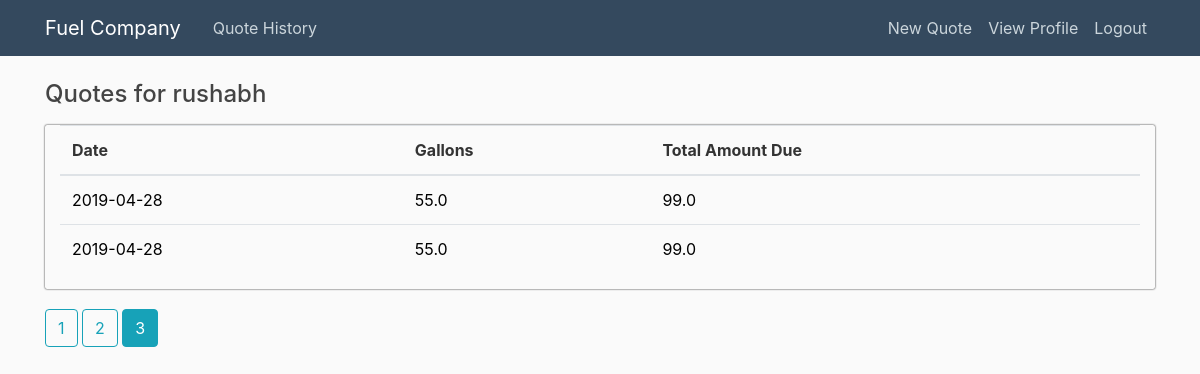
/history?username=rushabh&page=3 (signed in), run on the app's committed database.
### app/models.py (models this page shows, shortened)
class User(db.Model, UserMixin):
    id = db.Column(db.Integer, primary_key=True)
    username = db.Column(db.String(20), unique=True, nullable=False)
    email = db.Column(db.String(120), unique=True, nullable=False)
    password = db.Column(db.String(60), nullable=False)
    quotes = db.relationship('Quote', backref='author', lazy=True)
    user_profile = db.relationship('UserProfile', backref='author', lazy=True, uselist=False)

class Quote(db.Model):
    id = db.Column(db.Integer, primary_key=True)
    gallons_requested = db.Column(db.Float(), nullable=False)
    date_requested = db.Column(db.Text(), nullable=False, default=datetime.utcnow)
    delivery_address = db.Column(db.String(120), nullable=False)
    suggested_price = db.Column(db.Float(), nullable=True)
    total_amount_due = db.Column(db.Float(), nullable=True)
    user_id = db.Column(db.Integer, db.ForeignKey('user.id'), nullable=False)

### app/users/routes.py (the view)
@users.route('/history')
@login_required
def history():
        page = request.args.get('page', 1, type=int)
        user = User.query.filter_by(username=current_user.username).first_or_404()
        quotes = Quote.query.filter_by(author=user).paginate(page=page, per_page=5)
        return render_template('history.html', quotes=quotes, user=user)

### app/models.py (called while the page is built)
@login_manager.user_loader
def load_user(user_id):
    return User.query.get(int(user_id))

### app/templates/history.html
{% extends "history_layout.html" %}
{% block content %}
<h4 class="mb-3">Quotes for {{ user.username }}</h4>
  <div  class="table-responsive col-md-12" style="border-radius:2px; box-shadow: 0 0 2px black;">
    <table class=" table table-hover">
      <thead>
        <tr>
          <th>Date</th>
          <th>Gallons</th>
          <th>Total Amount Due</th>
        </tr>
      </thead>
      <tbody>
        {% for quote in quotes.items %}
        <tr>
          <td class="quote_table"><a  href="{{ url_for('quotes.quote', quote_id=quote.id) }}">{{ quote.date_requested}}</a></td>
          <td class="quote_table"><a  href="{{ url_for('quotes.quote', quote_id=quote.id) }}">{{ quote.gallons_requested}}</a></td>
          <td class="quote_table"><a  href="{{ url_for('quotes.quote', quote_id=quote.id) }}">{{ quote.total_amount_due}}</a></td>
        </tr>
        {% endfor %}
      </tbody>
    </table>
  </div>
  <div style="padding-top: 20px;">
    {% for page_num in quotes.iter_pages(left_edge=1, right_edge=1, left_current=1, right_current=2) %}
    {% if page_num %}
    {% if quotes.page==page_num %}
    <a class="btn btn-info mb-4" href="{{url_for('users.history',username=user.username,page=page_num) }}">{{ page_num
        }}</a>
    {% else %}
    <a class="btn btn-outline-info mb-4" href="{{url_for('users.history',username=user.username,page=page_num) }}">{{
        page_num
        }}</a>
    {% endif %}
    {% else %}
    ...
    {% endif %}
    {% endfor %}
</div>
{% endblock content %}

### app/static/main.css (style rules this page uses)
body { background: #fafafa; color: #333333; margin-top: 5rem; }
h1, h2, h3, h4, h5, h6 { color: #444444; }

### app/templates/history_layout.html (style rules this page uses)
.quote_table > a { text-decoration: none !important; color: black !important; display: block; }

### data on the page
User: username "rushabh"
Quote: date_requested "2019-04-28", gallons_requested "55.0", total_amount_due "99.0"
Quote: date_requested "2019-04-28", gallons_requested "55.0", total_amount_due "99.0"

### other printed values
{{ page_num }} "1" "2"
{{ page_num }} "3"
